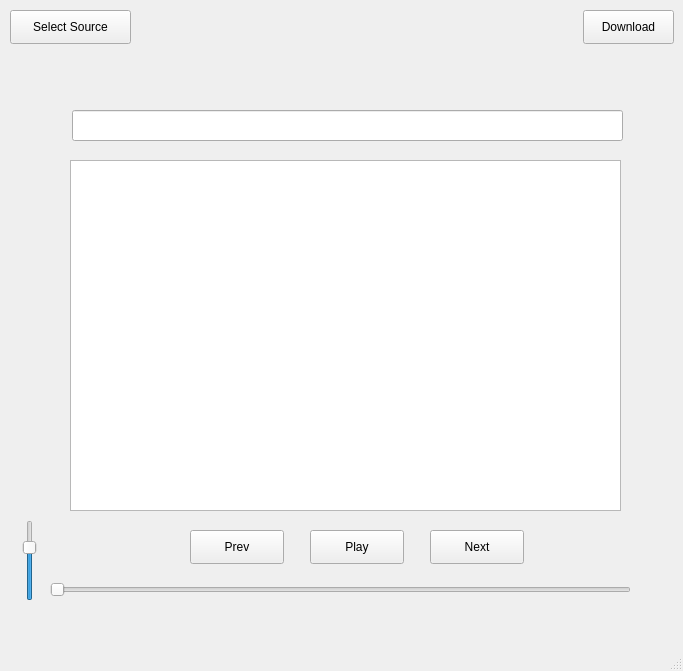
<?xml version="1.0" encoding="UTF-8"?>
<ui version="4.0">
 <class>MainWindow</class>
 <widget class="QMainWindow" name="MainWindow">
  <property name="geometry">
   <rect>
    <x>0</x>
    <y>0</y>
    <width>683</width>
    <height>671</height>
   </rect>
  </property>
  <property name="windowTitle">
   <string>MainWindow</string>
  </property>
  <widget class="QWidget" name="centralwidget">
   <widget class="QSlider" name="seek_slider">
    <property name="geometry">
     <rect>
      <x>50</x>
      <y>580</y>
      <width>581</width>
      <height>20</height>
     </rect>
    </property>
    <property name="orientation">
     <enum>Qt::Orientation::Horizontal</enum>
    </property>
   </widget>
   <widget class="QPushButton" name="play_button">
    <property name="geometry">
     <rect>
      <x>310</x>
      <y>530</y>
      <width>94</width>
      <height>34</height>
     </rect>
    </property>
    <property name="text">
     <string>Play</string>
    </property>
   </widget>
   <widget class="QSlider" name="volume_slider">
    <property name="geometry">
     <rect>
      <x>20</x>
      <y>520</y>
      <width>20</width>
      <height>81</height>
     </rect>
    </property>
    <property name="maximum">
     <number>100</number>
    </property>
    <property name="value">
     <number>70</number>
    </property>
    <property name="orientation">
     <enum>Qt::Orientation::Vertical</enum>
    </property>
   </widget>
   <widget class="QPushButton" name="prev_button">
    <property name="geometry">
     <rect>
      <x>190</x>
      <y>530</y>
      <width>94</width>
      <height>34</height>
     </rect>
    </property>
    <property name="text">
     <string>Prev</string>
    </property>
   </widget>
   <widget class="QPushButton" name="next_button">
    <property name="geometry">
     <rect>
      <x>430</x>
      <y>530</y>
      <width>94</width>
      <height>34</height>
     </rect>
    </property>
    <property name="text">
     <string>Next</string>
    </property>
   </widget>
   <widget class="QListWidget" name="list_widget">
    <property name="geometry">
     <rect>
      <x>70</x>
      <y>160</y>
      <width>551</width>
      <height>351</height>
     </rect>
    </property>
   </widget>
   <widget class="QLineEdit" name="search_box">
    <property name="geometry">
     <rect>
      <x>72</x>
      <y>110</y>
      <width>551</width>
      <height>31</height>
     </rect>
    </property>
   </widget>
   <widget class="QPushButton" name="select_source_button">
    <property name="geometry">
     <rect>
      <x>10</x>
      <y>10</y>
      <width>121</width>
      <height>34</height>
     </rect>
    </property>
    <property name="text">
     <string>Select Source</string>
    </property>
   </widget>
   <widget class="QPushButton" name="download_button">
    <property name="geometry">
     <rect>
      <x>583</x>
      <y>10</y>
      <width>91</width>
      <height>34</height>
     </rect>
    </property>
    <property name="text">
     <string>Download</string>
    </property>
   </widget>
  </widget>
  <widget class="QMenuBar" name="menubar">
   <property name="geometry">
    <rect>
     <x>0</x>
     <y>0</y>
     <width>683</width>
     <height>30</height>
    </rect>
   </property>
  </widget>
  <widget class="QStatusBar" name="statusbar"/>
 </widget>
 <resources/>
 <connections/>
</ui>
